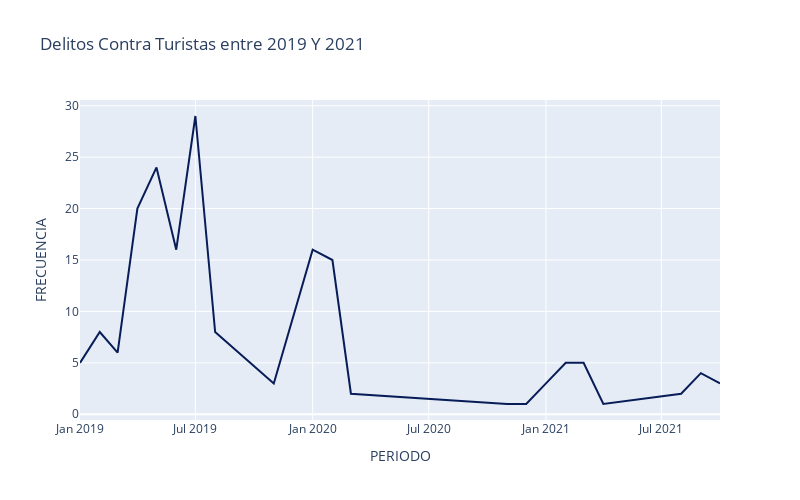

The cell this chart's notebook holds for it:
### Markdown cell above
For our next step, let's do a comparison of the crime frecuency between 2019 and 2022

### Code cell
monthly_crimes_df = crimesbymonth(df_crimes).to_frame().reset_index()
monthly_crimes_df.columns.values[0] = "PERIODO"
monthly_crimes_df.columns.values[1] = "FRECUENCIA"
monthly_crimes_df['PERIODO'] = monthly_crimes_df['PERIODO'].astype(str)
fig = px.line(monthly_crimes_df, x="PERIODO", y="FRECUENCIA", title='Delitos Contra Turistas entre 2019 Y 2021',width=800, height=500,
             color_discrete_sequence=px.colors.sequential.YlGnBu_r)
fig.show()

### Figure 1 — Plotly figure (JSON) as saved in the notebook; plotly's stock layout.template omitted (floating-point values rounded to 4 significant figures)
{"data": [{"hovertemplate": "PERIODO=%{x}<br>FRECUENCIA=%{y}<extra></extra>", "legendgroup": "", "line": {"color": "rgb(8,29,88)", "dash": "solid"}, "marker": {"symbol": "circle"}, "mode": "lines", "name": "", "orientation": "v", "showlegend": false, "type": "scatter", "x": ["2019-01", "2019-02", "2019-03", "2019-04", "2019-05", "2019-06", "2019-07", "2019-08", "2019-11", "2020-01", "2020-02", "2020-03", "2020-11", "2020-12", "2021-01", "2021-02", "2021-03", "2021-04", "2021-08", "2021-09", "2021-10"], "xaxis": "x", "y": [5, 8, 6, 20, 24, 16, 29, 8, 3, 16, 15, 2, 1, 1, 3, 5, 5, 1, 2, 4, 3], "yaxis": "y"}], "layout": {"height": 500, "legend": {"tracegroupgap": 0}, "title": {"text": "Delitos Contra Turistas entre 2019 Y 2021"}, "width": 800, "xaxis": {"anchor": "y", "domain": [0, 1], "title": {"text": "PERIODO"}}, "yaxis": {"anchor": "x", "domain": [0, 1], "title": {"text": "FRECUENCIA"}}}}
